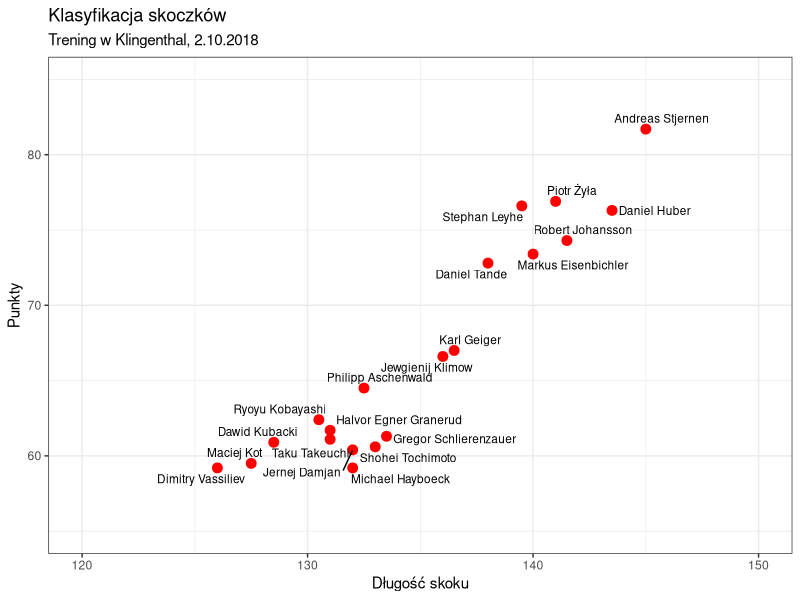

Recreate this plot in R.
## ---- chunk 1
knitr::opts_chunk$set(echo = FALSE)
## ---- chunk 2
suppressMessages(library(ggplot2))
suppressMessages(library(ggrepel))
options(stringsAsFactors = FALSE)

skoki <- read.csv('dane.csv')

ggplot(skoki, aes(x=Punkty, y=Skok, label=Skoczek)) + 
  theme_bw() +
  geom_point(stat='identity', color = "red",  size=3)  +
  geom_text_repel(color="black", size=3, force=1) +
  labs(title="Klasyfikacja skoczków", 
       subtitle="Trening w Klingenthal, 2.10.2018") + 
  ylim(120, 150) +
  xlim(55, 85) +
  ylab('Długość skoku') +
  coord_flip()
